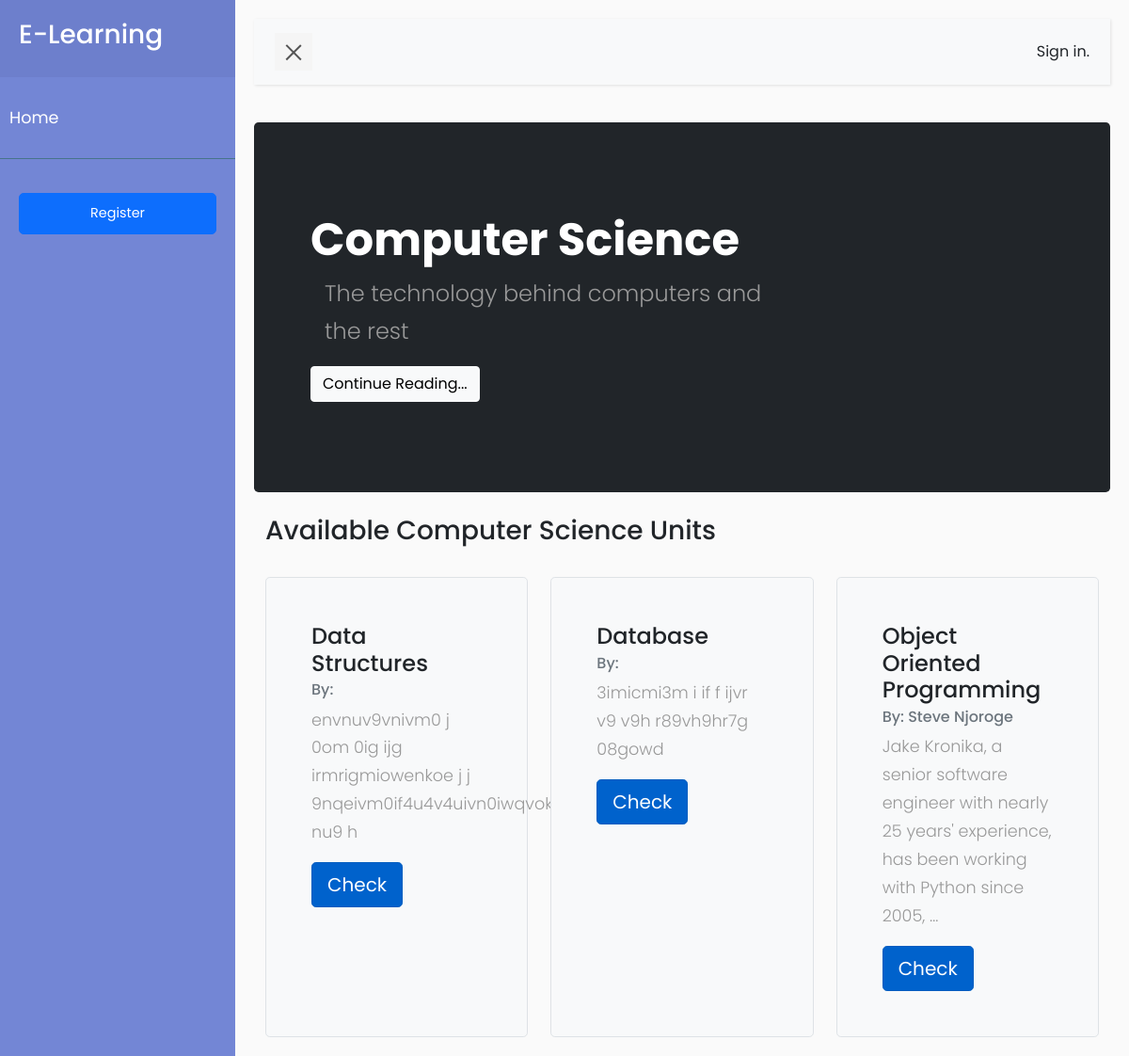
The page /courses/units/1/ on the database as committed earlier.
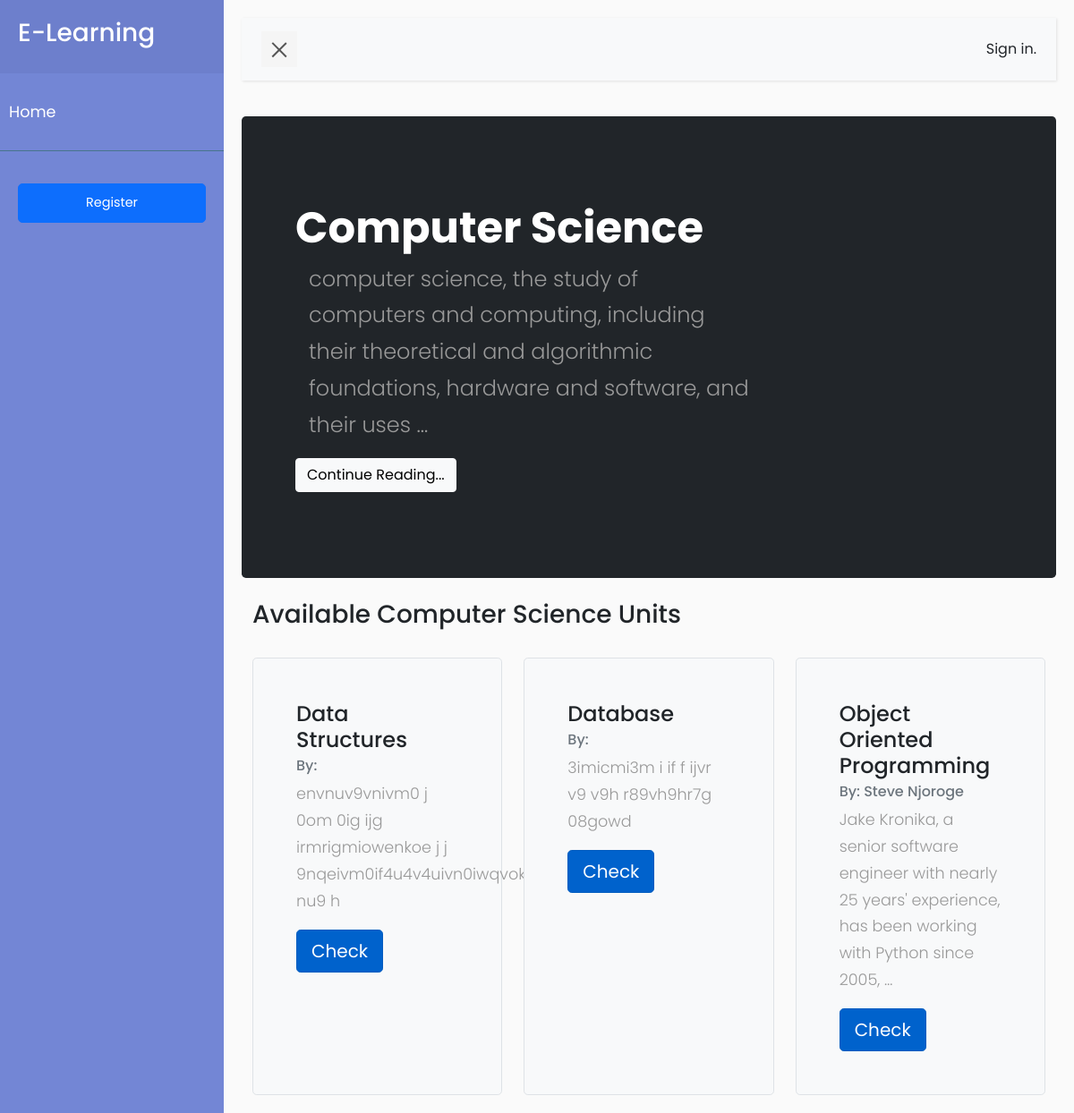
The same page on the database as committed later.
### courses/models.py (models this page shows)
class Course(models.Model):
    programme = models.ForeignKey(Programme, related_name='course_programme', on_delete=models.CASCADE)
    department = models.ForeignKey(Departments, related_name='department', on_delete=models.CASCADE)
    courses = models.CharField(max_length=200)
    slug = models.SlugField(unique=True)
    overview = models.TextField()
    def __str__(self):
        return self.courses

### courses/views.py (the view)
# urls.py: path('courses/units/<id>/', views.UnitsStudentsListView.as_view(), name='list_semester_units'),
class UnitsStudentsListView(ListView):  # list Units for courses
    template_name = 'courses/list/units_list.html'  # path to list template
    model = Unit
    context_object_name = 'units_list'  # override the object name rendered in template.
    def get_queryset(self):
        qs = super().get_queryset()
        return qs.filter(course=self.kwargs['id'])
    def get_context_data(self, **kwargs):
        context = super().get_context_data(**kwargs)
        context['course'] = Course.objects.get(id=self.kwargs['id'])  # get course object.
        return context  # return the context data

### courses/templates/courses/list/units_list.html (shortened to what this page needs)
{% extends 'base.html' %}
{% block  content %}
    <div class="p-5 text-white bg-dark rounded-3">
      <div class="container-fluid py-5">
        <h1 class="display-5 fw-bold">{{ course }}</h1>
        <p class="col-md-8 fs-4">{{ course.overview| truncatewords:20 }}</p>
          <a class="btn btn-light" href="{% url 'course_details' course.slug %}" role="button">Continue Reading...</a>
      </div>
    </div>
    <br>
    <div class="container">
        <h3 class="">Available {{ course }} Units</h3>
        <br>
        <div class="row">
            {% for items in units_list %}
                <div class="col-md-4">
                    <div class="h-100 p-5 bg-light border rounded-3">
                        <h4 class="card-title">{{ items.title }}</h4>
                        <h6 class="card-subtitle mb-2 text-muted">By: {{ items.owner.first_name}}  {{ items.owner.last_name }}</h6>
                            <p class="card-text">{{ items.overview | truncatewords:18}}</p>
                            <a href="{% url 'unit_detail_view' items.slug %}" class="btn btn-primary btn-lg active" role="button" aria-pressed="true">Check</a>
                    </div>
                </div>
            {% empty %}
                <h3>Units Unavailable</h3>
            {% endfor %}
        </div>
    </div>
{% endblock %}

Rows that differ between the two databases and show on the page:
changed Course "Computer Science": overview "The technology behind computers and the rest" → "computer science, the study of computers and computing, including their theoretical and algorithmic foundations, hardware and software, and their uses …"
